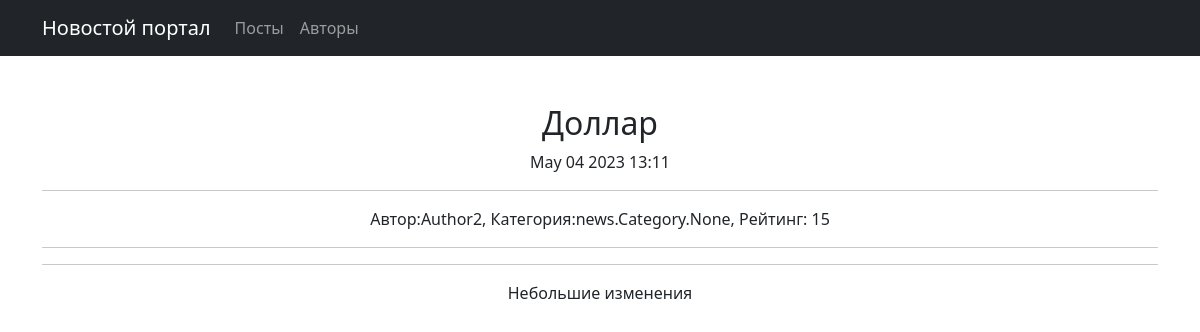
Screenshot of /post/2 with the database file from the repository.
### news/models.py (models this page shows, shortened)
class Post(models.Model):
    POSTS = [
        ("art", "Статья"),
        ("nws", "Новость")
    ]
    author = models.ForeignKey(Author, on_delete=models.CASCADE)
    title = models.CharField(max_length=255)
    post = models.CharField(max_length=3, choices=POSTS, default="nws")
    time_post = models.DateTimeField(default=timezone.now)
    category = models.ManyToManyField(Category, through='PostCategory')
    text = models.TextField()
    rate = models.IntegerField(default=0)

class Author(models.Model):
    user = models.OneToOneField(User, on_delete=models.CASCADE)
    rate = models.IntegerField(default=0)

### news/views.py (the view)
# urls.py: path('post/<int:pk>', NewsN.as_view(), name='post_detail'),
class NewsN(DetailView):
    model = Post
    template_name = 'newsn.html'
    context_object_name = 'newsn'

### news/templatetags/custom_filters.py (called while the page is built)
@register.filter()
def cenz(text):
    for i in text.split():
        if i.lower() in swear_word:
            text = text.replace(i, f'***{i[0]}***')
    return text

### templates/newsn.html
{% extends 'flatpages/default.html' %}
{% load custom_filters %}!
{% block title%}
<h2>{{newsn.title|cenz}}</h2>
{{newsn.time_post|date:'M d Y G:i'}}
<hr>
Автор:{{newsn.author.user}}, Категория:{{object.category}}, Рейтинг: {{newsn.rate}}
<hr>
{% endblock title %}
{% block content %}
<hr>
{{newsn.text|cenz}}
{% endblock content %}

### rows the page displays
Post: title|cenz "Доллар", time_post "May 04 2023 13:11", author.user "Author2", category "news.Category.None", rate "15", text|cenz "Небольшие изменения"
